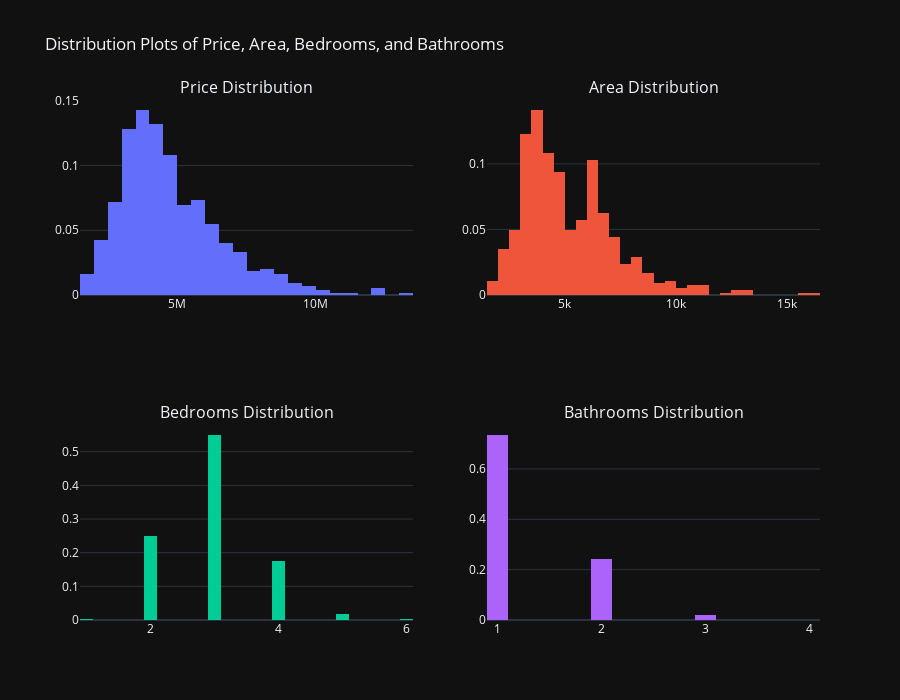

Write notebook code for a chart like this one.
### Code cell
fig = make_subplots(rows=2, cols=2, subplot_titles=("Price Distribution", "Area Distribution", "Bedrooms Distribution", "Bathrooms Distribution"))

# First subplot: Price Distribution
fig.add_trace(
    go.Histogram(x=df['price'], name='Price', nbinsx=30, histnorm='probability'),
    row=1, col=1
)

# Second subplot: Area Distribution
fig.add_trace(
    go.Histogram(x=df['area'], name='Area', nbinsx=30, histnorm='probability'),
    row=1, col=2
)

# Third subplot: Bedrooms Distribution
fig.add_trace(
    go.Histogram(x=df['bedrooms'], name='Bedrooms', nbinsx=30, histnorm='probability'),
    row=2, col=1
)

# Fourth subplot: Bathrooms Distribution
fig.add_trace(
    go.Histogram(x=df['bathrooms'], name='Bathrooms', nbinsx=30, histnorm='probability'),
    row=2, col=2
)

# Update layout
fig.update_layout(
    title_text="Distribution Plots of Price, Area, Bedrooms, and Bathrooms",
    height=700,
    width=900,
    showlegend=False
)

# Show plot
fig.show()

### Figure 1 — Plotly figure (JSON) as saved in the notebook; plotly's stock layout.template omitted (floating-point values rounded to 4 significant figures; data arrays with more than 128 entries replaced by an {"elided": "..."} marker saying what was removed)
{"data": [{"histnorm": "probability", "name": "Price", "nbinsx": 30, "x": {"elided": "545 int values"}, "type": "histogram", "xaxis": "x", "yaxis": "y"}, {"histnorm": "probability", "name": "Area", "nbinsx": 30, "x": {"elided": "545 int values"}, "type": "histogram", "xaxis": "x2", "yaxis": "y2"}, {"histnorm": "probability", "name": "Bedrooms", "nbinsx": 30, "x": {"elided": "545 int values"}, "type": "histogram", "xaxis": "x3", "yaxis": "y3"}, {"histnorm": "probability", "name": "Bathrooms", "nbinsx": 30, "x": {"elided": "545 int values"}, "type": "histogram", "xaxis": "x4", "yaxis": "y4"}], "layout": {"xaxis": {"anchor": "y", "domain": [0.0, 0.45]}, "yaxis": {"anchor": "x", "domain": [0.625, 1.0]}, "xaxis2": {"anchor": "y2", "domain": [0.55, 1.0]}, "yaxis2": {"anchor": "x2", "domain": [0.625, 1.0]}, "xaxis3": {"anchor": "y3", "domain": [0.0, 0.45]}, "yaxis3": {"anchor": "x3", "domain": [0.0, 0.375]}, "xaxis4": {"anchor": "y4", "domain": [0.55, 1.0]}, "yaxis4": {"anchor": "x4", "domain": [0.0, 0.375]}, "annotations": [{"font": {"size": 16}, "showarrow": false, "text": "Price Distribution", "x": 0.225, "xanchor": "center", "xref": "paper", "y": 1.0, "yanchor": "bottom", "yref": "paper"}, {"font": {"size": 16}, "showarrow": false, "text": "Area Distribution", "x": 0.775, "xanchor": "center", "xref": "paper", "y": 1.0, "yanchor": "bottom", "yref": "paper"}, {"font": {"size": 16}, "showarrow": false, "text": "Bedrooms Distribution", "x": 0.225, "xanchor": "center", "xref": "paper", "y": 0.375, "yanchor": "bottom", "yref": "paper"}, {"font": {"size": 16}, "showarrow": false, "text": "Bathrooms Distribution", "x": 0.775, "xanchor": "center", "xref": "paper", "y": 0.375, "yanchor": "bottom", "yref": "paper"}], "title": {"text": "Distribution Plots of Price, Area, Bedrooms, and Bathrooms"}, "height": 700, "width": 900, "showlegend": false}}
